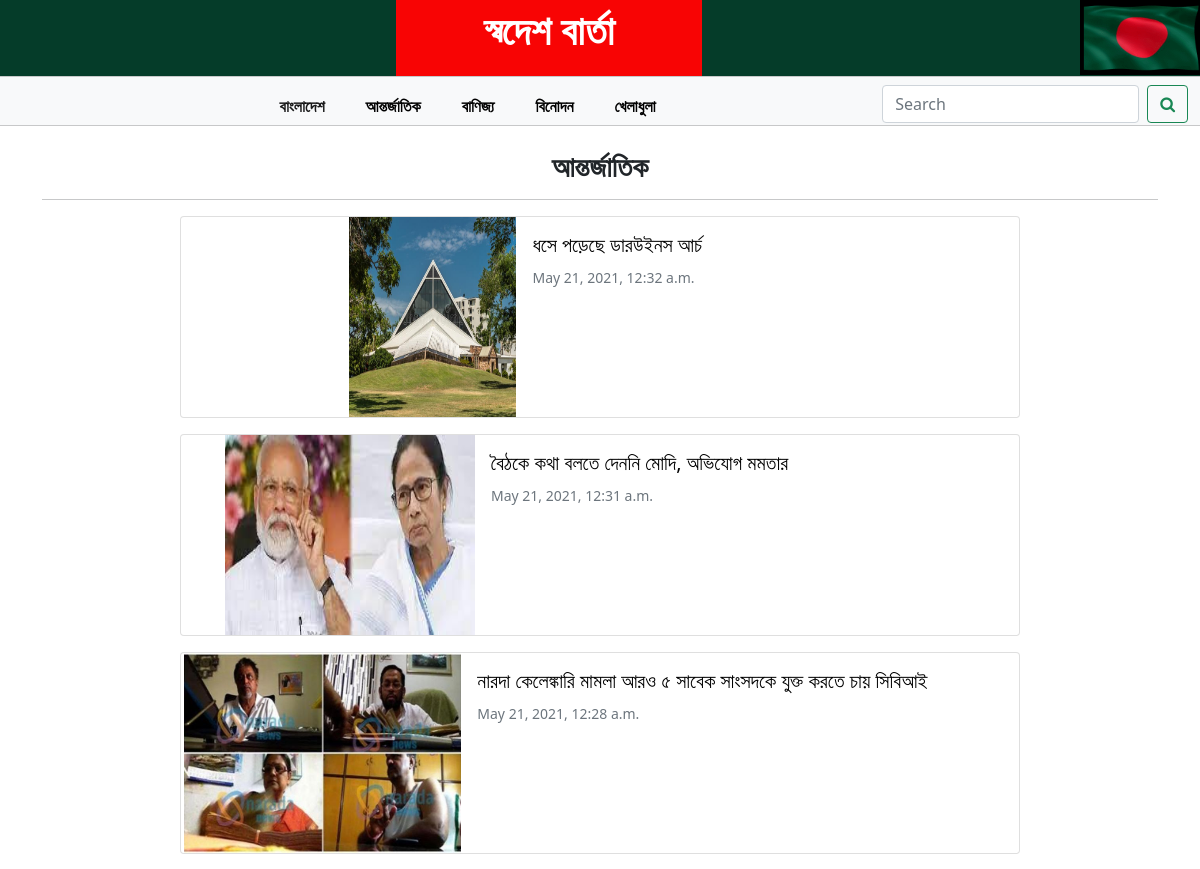
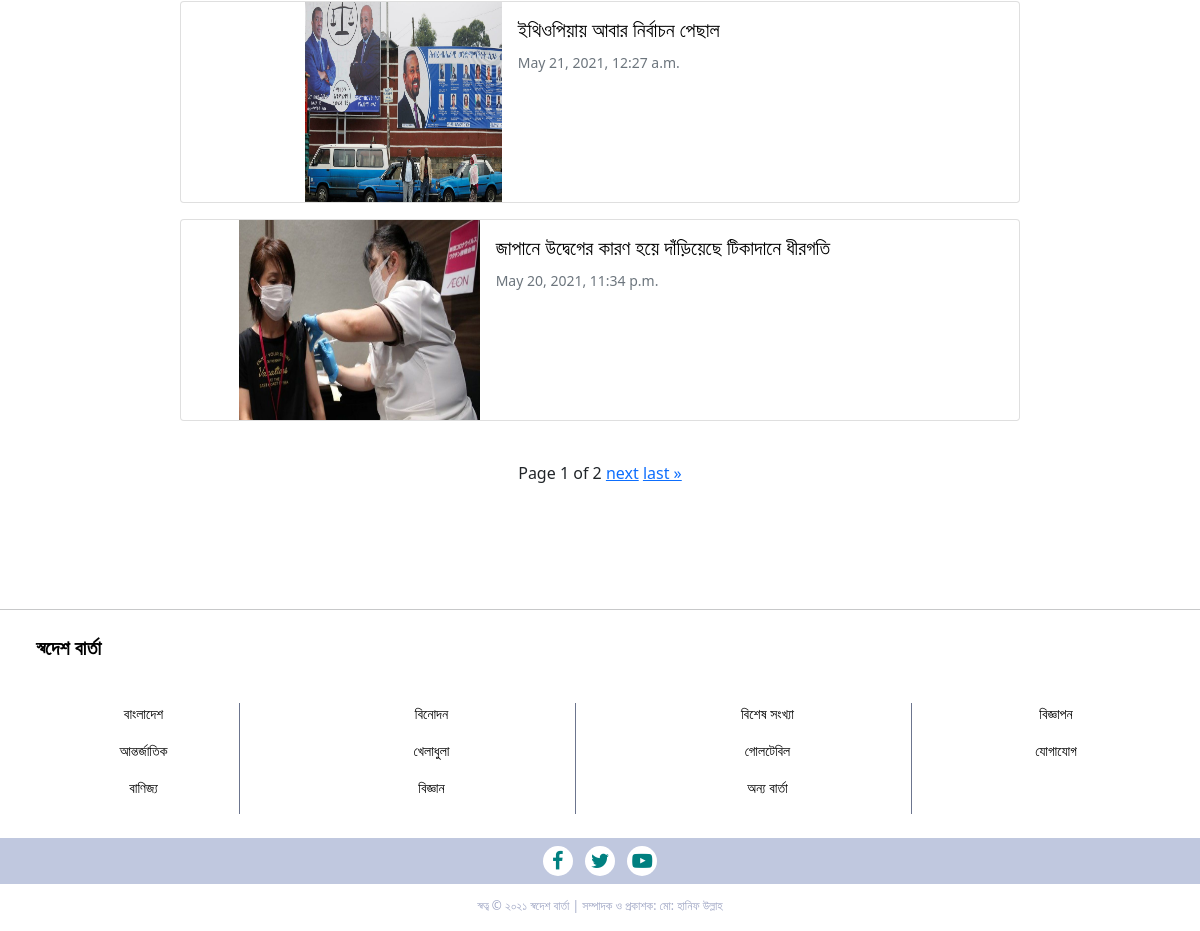
The page /news_International/ on the database its author committed (2 pictures, top to bottom).
### newspaper_project/models.py (models this page shows, shortened)
class International(models.Model):
    Title = models.CharField(max_length=300)
    Content = models.TextField()
    content_image = models.ImageField(upload_to='International_pic',verbose_name='Uplod Image')
    publish_time = models.DateTimeField(auto_now_add=True,null=True,blank=True)
    class Meta:
        ordering = ('-publish_time', )

### newspaper_project/views.py (the view)
# urls.py: path('news_International/', views.news_International, name='news_International'),
def news_International(request):
    news = models.International.objects.all()
    paginator = Paginator(news,5)
    page_number = request.GET.get('page')
    page_obj = paginator.get_page(page_number)
    diction = {'page_obj':page_obj, 'headline':'আন্তর্জাতিক'}
    return render(request,'newspaper_project/news_all.html',context=diction)

### newspaper_project/templatetags/custom_filters.py (called while the page is built)
def model_name(value):
    return value.__class__.__name__

### templates/newspaper_project/news_all.html (shortened to what this page needs)
{% extends 'base.html' %}
{% load custom_filters %}
{% block body_block %}
    <h3 class="text-center"><b>{{headline}}</b></h3>
    <hr>
    {% for newses in page_obj %}
        <div class="card mb-3 mx-auto" style="max-width: 840px;">
            <div class="row g-0 mx-auto">
                <div class="col-md-4">
                    <img src="/media/{{ newses.content_image }}" alt="{{newses.Title}}" class="img-fluid" style="display: block; width: 100%; height: 200px;">
                </div>
                <div class="col-md-8">
                    <div class="card-body">
                        <a href="{% url 'newspaper_project:news_details' pk=newses.pk table=newses|model_name %}" style="text-decoration:none;color:black;"><h5 class="card-title">{{newses.Title}}</h5></a>
                        <p class="card-text"><small class="text-muted">{{ newses.publish_time }}</small></p>
                    </div>
                </div>
            </div>
      </div>
    {% endfor %}
     <div class="container p-4">
        <div class="pagination justify-content-center">
            <span class="step-links">
                <span class="current">
                    Page {{ page_obj.number }} of {{ page_obj.paginator.num_pages }}
                </span>
              {% if page_obj.has_next %}
                  <a href="?page={{ movies.next_page_number }}">next</a>
                  <a href="?page={{ page_obj.paginator.num_pages }}">last &raquo;</a>
              {% endif %}
            </span>
            </div>
        </div>
{% endblock body_block %}

### rows shown on the page
International: content_image (picture), Title "ধসে পড়েছে ডারউইনস আর্চ", publish_time "May 21, 2021, 12:32 a.m."
International: content_image (picture), Title "বৈঠকে কথা বলতে দেননি মোদি, অভিযোগ মমতার", publish_time "May 21, 2021, 12:31 a.m."
International: content_image (picture), Title "নারদা কেলেঙ্কারি মামলা আরও ৫ সাবেক সাংসদকে যুক্ত করতে চায় সিবিআই", publish_time "May 21, 2021, 12:28 a.m."
International: content_image (picture), Title "ইথিওপিয়ায় আবার নির্বাচন পেছাল", publish_time "May 21, 2021, 12:27 a.m."
International: content_image (picture), Title "জাপানে উদ্বেগের কারণ হয়ে দাঁড়িয়েছে টিকাদানে ধীরগতি", publish_time "May 20, 2021, 11:34 p.m."

### other values the page prints
{{ headline }} "আন্তর্জাতিক"
{{ page_obj.number }} "1"
{{ page_obj.paginator.num_pages }} "2"
